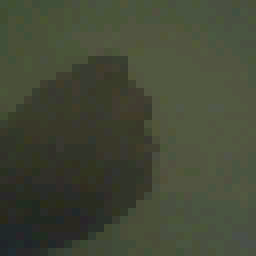
#> input picture dataset/rock/rock_0002.bmp, 32 x 32 px, found by its file name (shown 8 times larger)
$ python preprocess.py dataset/paper/paper_0001.bmp
#> lines starting #> are read from the running program, lines starting #| are printed output that depends on the picture
# Preprocessing Script for RPS Dataset
# ENMGT 5400 - Rock Paper Scissors Project
# Written by: Claude (Anthropic) for Nish's project
#
# Step 1: Manual review — view each image, press K to keep or D to delete
# Step 2: Downsample kept images to 32x32 using the PDF method:
#           center-crop 160x120 → 96x96, then take every 3rd pixel → 32x32
# Step 3: Save to dataset/{rock,paper,scissors}/ as BMP
# Step 4: Print validation summary
#
# Requirements: pip install opencv-python numpy

import cv2
import numpy as np
import os
import shutil

# ---- CONFIGURATION ----
CAPTURES_DIR = 'captures'   # input: raw 160x120 BMPs
DATASET_DIR  = 'dataset'    # output: 32x32 BMPs after review
CLASSES      = ['rock', 'paper', 'scissors']
DISPLAY_SCALE = 6           # show images at 192x192 for easy viewing (32*6)
# ------------------------

def center_crop_96(img):
    """Crop 160x120 image to 96x96 by removing equal borders."""
    h, w = img.shape[:2]   # 120, 160
    top  = (h - 96) // 2   # 12
    left = (w - 96) // 2   # 32
    return img[top:top+96, left:left+96]

def every_third_pixel(img):
    """Downsample 96x96 to 32x32 by taking every 3rd pixel (PDF method)."""
    return img[::3, ::3]

def preprocess(img):
    """Full pipeline: 160x120 → center crop 96x96 → every 3rd pixel → 32x32."""
    cropped    = center_crop_96(img)
    downsampled = every_third_pixel(cropped)
    return downsampled

def review_phase():
    """
    Show each raw image. Press:
      K = keep
      D = delete (moves to captures/deleted/)
      Q = quit review early
    Returns count of kept/deleted per class.
    """
    print("\n=== PHASE 1: MANUAL REVIEW ===")
    print("Controls: K = keep | D = delete | Q = quit early")
    print("Review each image and remove blurry, misframed, or ambiguous ones.\n")

    deleted_dir = os.path.join(CAPTURES_DIR, 'deleted')
    os.makedirs(deleted_dir, exist_ok=True)

    stats = {}
    for cls in CLASSES:
        cls_dir = os.path.join(CAPTURES_DIR, cls)
        files   = sorted([f for f in os.listdir(cls_dir) if f.endswith('.bmp')])
        kept = deleted = 0

        print("--- Class: {} ({} images) ---".format(cls, len(files)))
        for fname in files:
            fpath = os.path.join(cls_dir, fname)
            img   = cv2.imread(fpath)
#> img is the input picture: shape (32, 32, 3); mean B, G, R 54.3, 72.1, 67
            if img is None:
                print("  WARNING: could not read", fpath)
                continue

            # Show at 6x scale for easy inspection
            display = cv2.resize(img, (img.shape[1] * DISPLAY_SCALE, img.shape[0] * DISPLAY_SCALE),
                                 interpolation=cv2.INTER_NEAREST)
            label = "{} | {} | K=keep D=delete Q=quit".format(cls, fname)
            cv2.putText(display, label, (5, 20),
                        cv2.FONT_HERSHEY_SIMPLEX, 0.5, (0, 255, 0), 1)
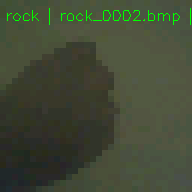
#> display: shape (192, 192, 3); mean B, G, R 53.7, 73.8, 66.3
            cv2.imshow('Review', display)

            while True:
                key = cv2.waitKey(0) & 0xFF
#> (key q is pressed here)
                if key == ord('k') or key == ord('K'):
                    kept += 1
                    break
                elif key == ord('d') or key == ord('D'):
                    dst = os.path.join(deleted_dir, '{}_{}'.format(cls, fname))
                    shutil.move(fpath, dst)
                    deleted += 1
                    break
                elif key == ord('q') or key == ord('Q'):
                    print("  Quit early — {} kept, {} deleted so far".format(kept, deleted))
                    cv2.destroyAllWindows()
                    stats[cls] = (kept, deleted)
                    return stats

        print("  {} kept, {} deleted".format(kept, deleted))
        stats[cls] = (kept, deleted)

    cv2.destroyAllWindows()
    return stats

def downsample_phase():
    """
    Convert all kept raw images to 32x32 and save to dataset/.
    Uses PDF method: center-crop to 96x96, then take every 3rd pixel.
    """
    print("\n=== PHASE 2: DOWNSAMPLE TO 32x32 ===")

    for cls in CLASSES:
        src_dir = os.path.join(CAPTURES_DIR, cls)
        dst_dir = os.path.join(DATASET_DIR, cls)
        os.makedirs(dst_dir, exist_ok=True)

        files = sorted([f for f in os.listdir(src_dir) if f.endswith('.bmp')])
        count = 0
        for fname in files:
            fpath = os.path.join(src_dir, fname)
            img   = cv2.imread(fpath)
            if img is None:
                continue

            small = preprocess(img)

            # Verify output size
            assert small.shape == (32, 32, 3), \
                "Expected 32x32x3, got {} for {}".format(small.shape, fpath)

            out_path = os.path.join(dst_dir, fname)
            cv2.imwrite(out_path, small)
            count += 1

        print("  {}: {} images → dataset/{}/".format(cls, count, cls))

def validation_summary():
    """Print final counts and flag any issues."""
    print("\n=== PHASE 3: VALIDATION SUMMARY ===")

    total = 0
    issues = []
    for cls in CLASSES:
        dst_dir = os.path.join(DATASET_DIR, cls)
        if not os.path.exists(dst_dir):
            issues.append("MISSING: dataset/{}/".format(cls))
            continue

        files = [f for f in os.listdir(dst_dir) if f.endswith('.bmp')]
        count = len(files)
        total += count

        # Spot-check a few images for correct size
        for fname in files[:5]:
            img = cv2.imread(os.path.join(dst_dir, fname))
            if img is None:
                issues.append("UNREADABLE: dataset/{}/{}".format(cls, fname))
            elif img.shape != (32, 32, 3):
                issues.append("WRONG SIZE {}: dataset/{}/{}".format(img.shape, cls, fname))

        status = "OK" if count >= 100 else "LOW (want 100+)"
        print("  {:10s}: {:3d} images  [{}]".format(cls, count, status))

    print("  {:10s}: {:3d} images total".format("TOTAL", total))

    if total >= 300:
        print("\n  Rubric check: 300+ images PASSED ({})".format(total))
    else:
        print("\n  Rubric check: 300+ images FAILED — only {} (collect more)".format(total))

    if issues:
        print("\n  Issues found:")
        for issue in issues:
            print("    -", issue)
    else:
        print("  No issues found. Dataset ready for training.")

if __name__ == '__main__':
    import sys
    skip_review = '--no-review' in sys.argv

    if skip_review:
        print("Skipping review phase (--no-review flag set).")
    else:
        review_stats = review_phase()
        print("\nReview complete:")
        for cls, (kept, deleted) in review_stats.items():
            print("  {:10s}: {} kept, {} deleted".format(cls, kept, deleted))

    downsample_phase()
#> (the run stopped early here; a loop or call above may not have finished)
